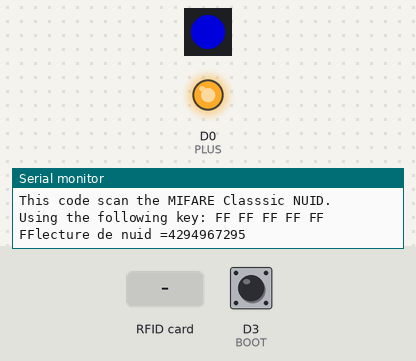
Recording of a sketch running on a simulated ESP8266 (NodeMCU). On the bench: 1 RGB LEDs in strip order, left to right, output pins drawn as LEDs (lit = HIGH), the last lines printed to the serial monitor. Inputs (shaded band) come from the test bench; at power-on: D3 (BOOT) HIGH. Dim RGB values are drawn brighter than linear; EEPROM starts erased.

Above: at 1.7 s.
1.8 s: RFID card FF FF FF FF held to the reader
At 2.4 s:
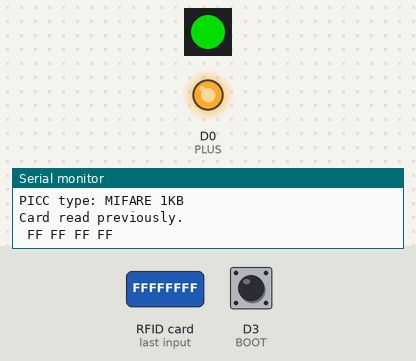
3.4 s: RFID card 5E 7A 19 C4 held to the reader
At 3.47 s:
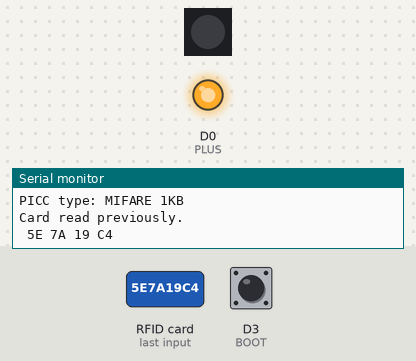
Timing chart, 0 to 6.4 s (numbered marks = the images above; inputs shaded):
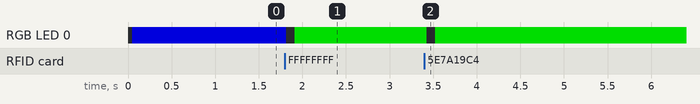

The sketch:

escape-led-neo-prom.ino
```cpp
// (licence header left out)
#include <SPI.h>
#include <MFRC522.h>
#include <EEPROM.h>


#define SS_PIN D4
#define RST_PIN D8

#define BOOT D3
#define GND D1
#define PLUS D0
#define PIN D2 // On Trinket or Gemma, suggest changing this to 1


#include <Adafruit_NeoPixel.h>
#define NUMPIXELS 1 // Popular NeoPixel ring size
Adafruit_NeoPixel pixels(NUMPIXELS, PIN, NEO_GRB + NEO_KHZ800);


uint8_t data[] = { 0xff, 0xff, 0xff, 0xff };
MFRC522 rfid(SS_PIN,RST_PIN ); // Instance of the class

MFRC522::MIFARE_Key key;

// Init array that will store new NUID
byte nuidPICC[4];
byte flag_programmation = 0 ;
unsigned long nuid = 0;

void setup() {
  EEPROM.begin(4);// 4 octets
 pinMode(BOOT, INPUT_PULLUP);
                pinMode(GND, OUTPUT);
                    digitalWrite(GND, LOW);
                    pinMode(PLUS, OUTPUT);
                    digitalWrite(PLUS, HIGH);

  pixels.begin(); // INITIALIZE NeoPixel strip object (REQUIRED)
  pixels.clear(); // Set all pixel colors to 'off'


  Serial.begin(115200);
  SPI.begin(); // Init SPI bus
  rfid.PCD_Init(); // Init MFRC522

  allume();
    if(digitalRead(BOOT)==LOW) {
      allume_blanc();
      flag_programmation = 1 ; // programmation ID
    }
  for (byte i = 0; i < 6; i++) {
    key.keyByte[i] = 0xFF;
  }

  Serial.println(F("This code scan the MIFARE Classsic NUID."));
  Serial.print(F("Using the following key:"));
  printHex(key.keyByte, MFRC522::MF_KEY_SIZE);

  EEPROM.get(0,nuid); // lecture de nuid
              Serial.print("lecture de nuid =");
              Serial.println(nuid);
}

void loop() {


  // Reset the loop if no new card present on the sensor/reader. This saves the entire process when idle.
  if ( ! rfid.PICC_IsNewCardPresent())
    return;

  // Verify if the NUID has been readed
  if ( ! rfid.PICC_ReadCardSerial())
    return;

  Serial.print(F("PICC type: "));
  MFRC522::PICC_Type piccType = rfid.PICC_GetType(rfid.uid.sak);
  Serial.println(rfid.PICC_GetTypeName(piccType));

  // Check is the PICC of Classic MIFARE type
  if (piccType != MFRC522::PICC_TYPE_MIFARE_MINI &&
    piccType != MFRC522::PICC_TYPE_MIFARE_1K &&
    piccType != MFRC522::PICC_TYPE_MIFARE_4K) {
    Serial.println(F("Your tag is not of type MIFARE Classic."));
    return;
  }

 // Store NUID into nuidPICC array
    for (byte i = 0; i < 4; i++) {
      nuidPICC[i] = rfid.uid.uidByte[i];
    }


  if (rfid.uid.uidByte[0] != nuidPICC[0] ||
    rfid.uid.uidByte[1] != nuidPICC[1] ||
    rfid.uid.uidByte[2] != nuidPICC[2] ||
    rfid.uid.uidByte[3] != nuidPICC[3] ) {
    Serial.println(F("A new card has been detected."));

    // Store NUID into nuidPICC array
    for (byte i = 0; i < 4; i++) {
      nuidPICC[i] = rfid.uid.uidByte[i];
    }

    Serial.println(F("The NUID tag is:"));
    Serial.print(F("In hex: "));
    printHex(rfid.uid.uidByte, rfid.uid.size);
    Serial.println();
//    Serial.print(F("In dec: "));
//    printDec(rfid.uid.uidByte, rfid.uid.size);

  }
  else {

    Serial.println(F("Card read previously."));
        printHex(rfid.uid.uidByte, rfid.uid.size);
    Serial.println();
//    Serial.print(F("In dec: "));
//    printDec(rfid.uid.uidByte, rfid.uid.size);
    Serial.println();
     if (int i=isRecord(rfid.uid.uidByte)){
      Serial.print(F("Bouteille n "));
      Serial.println(i);
      allume_vert();

     } else {
          allume_rouge();
     }
  }

  // Halt PICC
  rfid.PICC_HaltA();

  // Stop encryption on PCD
  rfid.PCD_StopCrypto1();
}


/**
 *  A COMPLETER
    si le nuid de la bouteille n est enregistré isRecord retourne le nombre n
 */
 int isRecord( byte *buffer ){
    unsigned long k;
    k= buffer[0] * 256 + buffer[1] ;
    k=  k * 65536 + buffer[2] * 256 + buffer[3]; // VERSION 8 chiffres si besoin
       if (k== 0xFFFFFFFF ) return(0);
    if(flag_programmation){
        EEPROM.put(0, k); // ecriture de boardId
        EEPROM.commit();
        flag_programmation = 0;
        nuid = k;
        Serial.println("Identifiant lu");
        return(1);
    }

    if ( k == nuid) return(1);
    return(0);


 }

void printHex(byte *buffer, byte bufferSize) {
 //   display.clear();
     if (int i=isRecord(buffer)){

    Serial.print(F("Bouteille n "));
    Serial.println(i);


//  display.showNumberDec(i, false);
    delay(1000);
 }
 // display.showNumberHexEx(buffer[0] * 256 + buffer[1] );        // Expect: f1Af


  for (byte i = 0; i < bufferSize; i++) {
    Serial.print(buffer[i] < 0x10 ? " 0" : " ");
    Serial.print(buffer[i], HEX);
  }
}

void allume(){ // -------------Allume une led en bleu ----------------------

   pixels.setPixelColor(0, pixels.Color(0, 0, 150)); // vert rouge bleu

    pixels.show();   // Send the updated pixel colors to the hardware.

      delay(500) ;              // wait for a second


}

void allume_blanc(){ // -------------Allume led en blanc ----------------------

   pixels.setPixelColor(0, pixels.Color(150, 150, 150)); // vert rouge bleu

    pixels.show();   // Send the updated pixel colors to the hardware.

}
void allume_vert(){ // -------------Allume une led----------------------

     pixels.setPixelColor(0, pixels.Color(150, 0, 0));

    pixels.show();   // Send the updated pixel colors to the hardware.


}
void allume_rouge(){ // -------------Allume une led rouge----------------------

    pixels.setPixelColor(0, pixels.Color(0, 0,0));

    pixels.show();   // Send the updated pixel colors to the hardwar

    delay(100);
    pixels.setPixelColor(0, pixels.Color(0, 150,0));

    pixels.show();   // Send the updated pixel colors to the hardware.

}
```

Measured:
- after the input at 1.8 s, RGB LED 0: RGB(0, 0, 150) → off at once, → RGB(0, 150, 0) 0.10 s later
- after the input at 3.4 s, RGB LED 0: RGB(0, 150, 0) → off at once, → RGB(0, 150, 0) 0.10 s later
